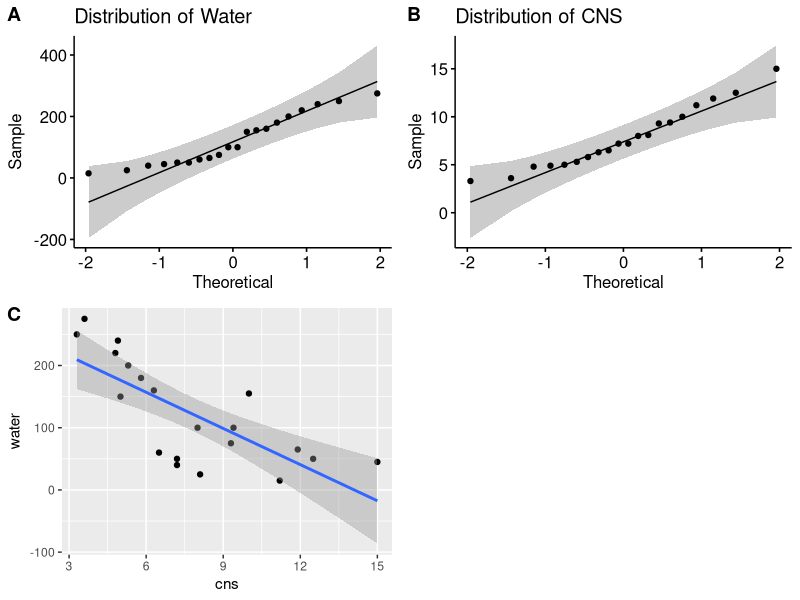
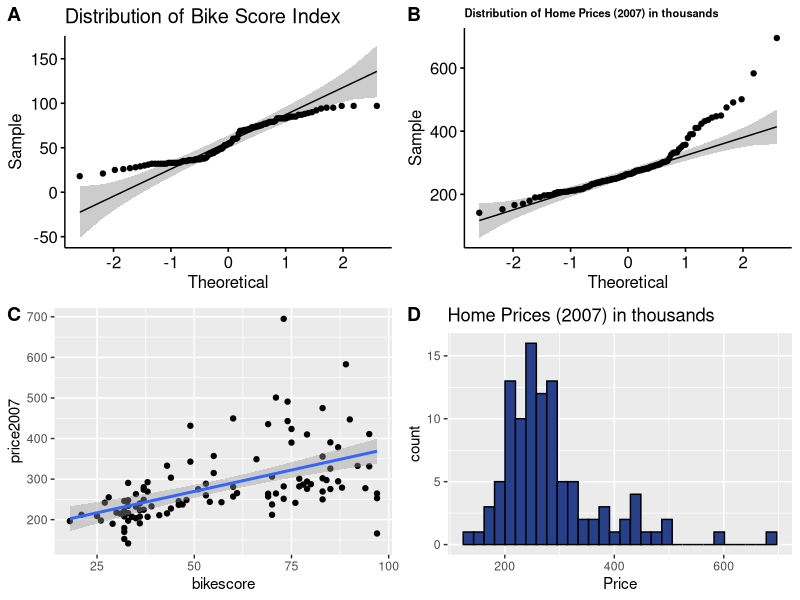

Write the R code that produced these figures, in order.
## ---- chunk 1
knitr::opts_chunk$set(echo = TRUE)
## ---- chunk 2
set.seed(12042019) # Do not change this!
library(dplyr)
library(ggplot2)
library(ggpubr)
## ---- chunk 3
cns <- read.csv("cns.csv", as=T)
## ---- chunk 4
print(cns[1:5,])
summary(cns)

#qqplots to demonstrate whether variables are normally distributed

plot1 <- ggqqplot(cns, x = 'water') + ggtitle('Distribution of Water')
plot2 <- ggqqplot(cns, x='cns') + ggtitle('Distribution of CNS')

#Scatterplot w/ Linear Regression line
plot3 <- ggplot(cns, aes(x=cns, y=water)) + 
  geom_point()+
  geom_smooth(method=lm)

ggarrange(plot1,plot2, plot3,
          labels = c("A", "B", "C"),
          ncol = 2, nrow = 2)

## ---- chunk 5
n <- nrow(cns) #number of samples in cns dataframe
p <- with(cns, cor.test(water,cns)) #Pearsons Correlation Test
q <- qt(p=0.025, df= n-2, lower.tail = FALSE) #Test Statistic

print(c(n,p,q))
## ---- chunk 6
homeprices <- read.csv("homeprices.csv", as=T)
## ---- chunk 7
print(homeprices[1:5,])
summary(homeprices)

#qqplots to demonstrate whether variables are normally distributed

plot4 <- ggqqplot(homeprices, x = 'bikescore') + ggtitle('Distribution of Bike Score Index')
plot5 <- ggqqplot(homeprices, x='price2007') + ggtitle('Distribution of Home Prices (2007) in thousands') + font('title', size=8, face='bold')

#Scatterplot w/ Linear Regression line
plot6 <- ggplot(homeprices, aes(x=bikescore, y=price2007)) + 
  geom_point()+
  geom_smooth(method=lm)

#Histogram of Home Prices
plot7 <- ggplot(data=homeprices, aes(x=price2007)) +
geom_histogram(aes(y=..count..), colour = 'black', fill='royalblue4', bins = 30) + ggtitle('Home Prices (2007) in thousands') + xlab('Price')

ggarrange(plot4,plot5, plot6,plot7,
          labels = c("A", "B", "C", "D"),
          ncol = 2, nrow = 2)
## ---- chunk 8
#Linear Regression Model w/ Beta1 Coefficient Hypothesis Test
n2 <- nrow(homeprices) #number of samples
l<- with(homeprices, lm(homeprices$bikescore~homeprices$price2007)) #linear regression model
l2 <- summary(l) #summary of linear model
l2

fstat <- l2$fstatistic[1] #Test Statistic
q2 <- qt(0.025, df=n2-2, lower.tail = FALSE) #Critical value/Rejection Region
pval <- l2$coefficients[2,4] #P-value
beta1 <- l2$coefficients[2,1] #Estimated effect of bikescore variable on price2007

print(c(n2, fstat, q2, pval, beta1))
## ---- chunk 9
sessionInfo()
